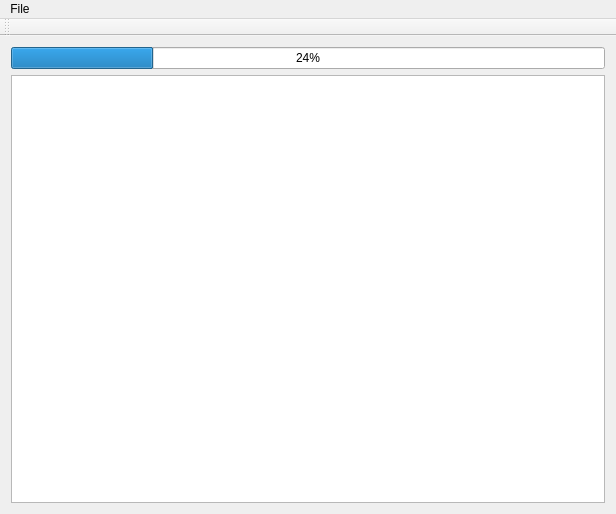
<?xml version="1.0" encoding="UTF-8"?>
<ui version="4.0">
 <class>Plotter</class>
 <widget class="QMainWindow" name="Plotter">
  <property name="enabled">
   <bool>true</bool>
  </property>
  <property name="geometry">
   <rect>
    <x>0</x>
    <y>0</y>
    <width>616</width>
    <height>514</height>
   </rect>
  </property>
  <property name="sizePolicy">
   <sizepolicy hsizetype="Fixed" vsizetype="Fixed">
    <horstretch>0</horstretch>
    <verstretch>0</verstretch>
   </sizepolicy>
  </property>
  <property name="windowTitle">
   <string>Plotter</string>
  </property>
  <widget class="QWidget" name="centralWidget">
   <layout class="QVBoxLayout" name="verticalLayout">
    <item>
     <widget class="QProgressBar" name="progressBar">
      <property name="value">
       <number>24</number>
      </property>
     </widget>
    </item>
    <item>
     <layout class="QHBoxLayout" name="horizontalLayout">
      <item>
       <widget class="QListWidget" name="listWidget"/>
      </item>
     </layout>
    </item>
   </layout>
  </widget>
  <widget class="QMenuBar" name="menuBar">
   <property name="geometry">
    <rect>
     <x>0</x>
     <y>0</y>
     <width>616</width>
     <height>21</height>
    </rect>
   </property>
   <widget class="QMenu" name="menuFile">
    <property name="title">
     <string>File</string>
    </property>
    <addaction name="actionOpen"/>
    <addaction name="separator"/>
    <addaction name="actionExit"/>
   </widget>
   <addaction name="menuFile"/>
  </widget>
  <widget class="QToolBar" name="toolBar">
   <property name="windowTitle">
    <string>toolBar</string>
   </property>
   <attribute name="toolBarArea">
    <enum>TopToolBarArea</enum>
   </attribute>
   <attribute name="toolBarBreak">
    <bool>false</bool>
   </attribute>
  </widget>
  <action name="actionOpen">
   <property name="icon">
    <iconset>
     <normaloff>:/images/open.png</normaloff>:/images/open.png</iconset>
   </property>
   <property name="text">
    <string>Open</string>
   </property>
   <property name="toolTip">
    <string>Open file</string>
   </property>
   <property name="shortcut">
    <string>Ctrl+O</string>
   </property>
  </action>
  <action name="actionExit">
   <property name="icon">
    <iconset theme="exit.png">
     <normaloff>:/images/exit.png</normaloff>:/images/exit.png</iconset>
   </property>
   <property name="text">
    <string>Exit</string>
   </property>
   <property name="toolTip">
    <string>Exit plotter</string>
   </property>
  </action>
  <action name="actionAbout">
   <property name="checkable">
    <bool>true</bool>
   </property>
   <property name="icon">
    <iconset>
     <normaloff>:/images/info.png</normaloff>:/images/info.png</iconset>
   </property>
   <property name="text">
    <string>About</string>
   </property>
   <property name="toolTip">
    <string>About plotter</string>
   </property>
  </action>
 </widget>
 <layoutdefault spacing="6" margin="11"/>
 <resources/>
 <connections/>
</ui>
